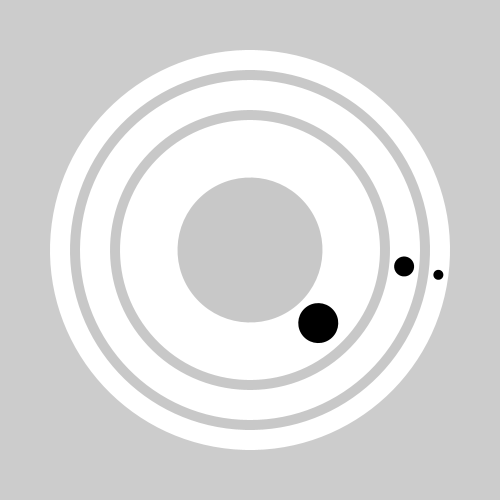
Frame 1 (no input)
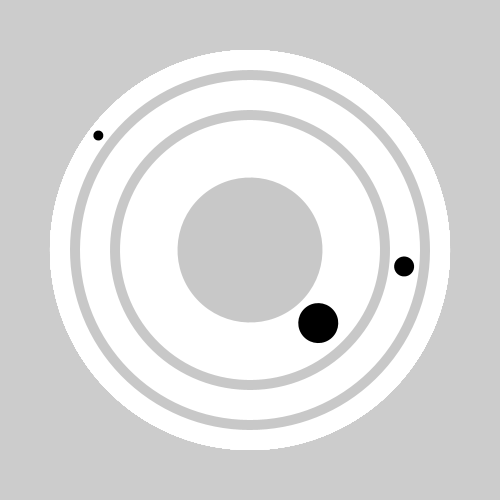
Frame 60 (the mouse pressed at the canvas centre just before this capture)
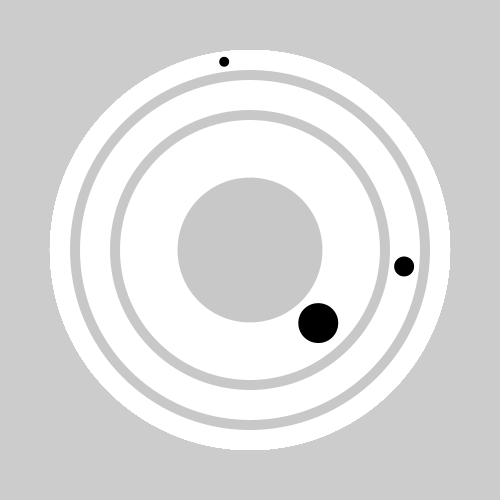
Frame 120 (the mouse held since frame 60 and released just before this capture)

The Processing sketch that drew these frames (run headless with seeded random() and noise(); from frame 60 on, the mouse is pressed at the canvas centre):

// Processing sketch: processing_170005
// ── processing_170005.pde

float my_sec;
float easing =0.03;

void setup(){
  size(500, 500);
  smooth();
  frameRate (30);
}

void draw(){
  float targetSec = second();
  float my_angle_sec = targetSec - my_sec;
  if (abs(my_angle_sec)>1){
    my_sec+=my_angle_sec * easing;
  }
    float my_angle_sec1 = my_sec;
    float my_angle_min = minute();
    float my_angle_hour = hour();
    
    //second
    pushMatrix();
    translate(width/2, height/2);
    rotate(map(my_angle_sec1, 0, 59, 0, 2*PI));
    noStroke();
    fill(255);
    ellipse(0,0, 400,400);
    fill(200);
    ellipse(0,0, 360,360);
    fill(0);
    ellipse(190,0, 10,10);
    popMatrix();
    
    //minute
    pushMatrix();
    translate(width/2, height/2);
    rotate(map(my_angle_min, 0, 59, 0, 2*PI));
    noStroke();
    fill(255);
    ellipse(0,0, 340,340);
    fill(0);
    ellipse(155,0, 20,20);
    popMatrix();
    
    //hour
    pushMatrix();
    translate(width/2, height/2);
    rotate(map(my_angle_hour, 0, 23, 0, 2*PI));
    noStroke();
    fill(200);
    ellipse(0,0, 280,280);
    fill(255);
    ellipse(0,0, 260,260);
    fill(200);
    ellipse(0,0, 145,145);
    fill(0);
    ellipse(100,0, 40,40);
    popMatrix();
}
